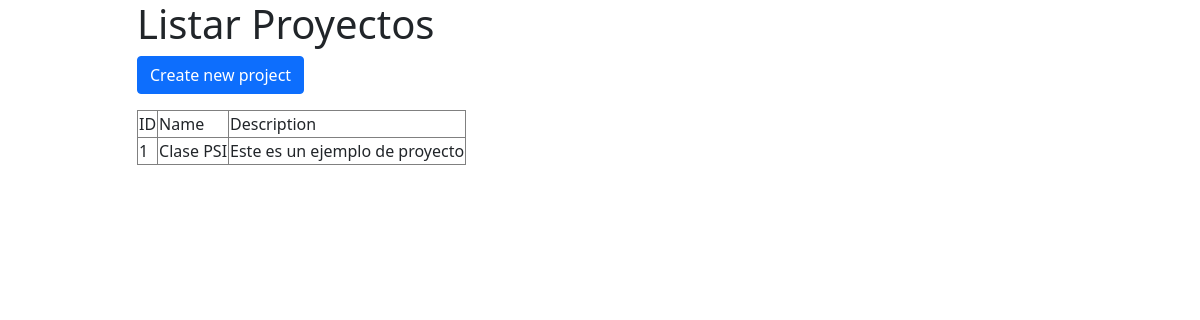
The app's page /projects/, older data.
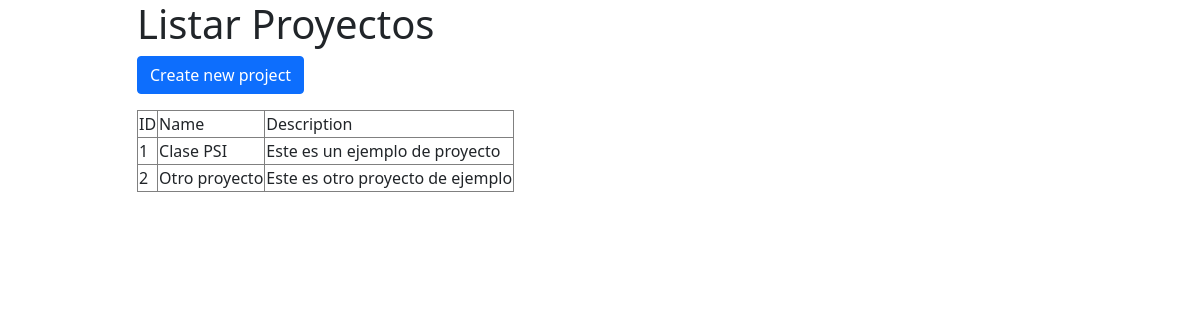
The same page, newer data.
### todo/models.py (models this page shows)
class Project(models.Model):
    name = models.CharField(max_length=200)
    description = models.TextField()

### todo/views.py (the view)
# urls.py: path('projects/',views.listProjects,name="projects.list"),
def listProjects(request):
    projects = Project.objects.all()
    return render(request,'projects/list.html',{
        "projects":projects
    })

### todo/templates/projects/list.html (shortened to what this page needs)
<!doctype html>
<html lang="en">
<head>
  <link href="https://cdn.jsdelivr.net/npm/bootstrap@5.0.2/dist/css/bootstrap.min.css" rel="stylesheet"
>
</head>
<body>
  <div class="container">
    <div class="row d-flex justify-content-center">
      <div class="col-md-10">
        <div>
          <h1>Listar Proyectos</h1>
          <a class="btn btn-primary mb-3" href="{% url 'projects.create' %}">Create new project</a>
          <table class="table-bordered">
            <thead>
              <tr>
                <td>ID</td>
                <td>Name</td>
                <td>Description</td>
              </tr>
            </thead>
            <tbody>
              {% for project in projects %}
              <tr>
                <td>
                  {{ project.id }}
                </td>
                <td>
                  {{ project.name }}
                </td>
                <td>
                  {{ project.description }}
                </td>
              </tr>
              {% endfor %}
            </tbody>
          </table>
        </div>
      </div>
    </div>
  </div>
</body>
</html>

Row changes from the older to the newer data that the page shows:
added Project: id "2", name "Otro proyecto", description "Este es otro proyecto de ejemplo"
